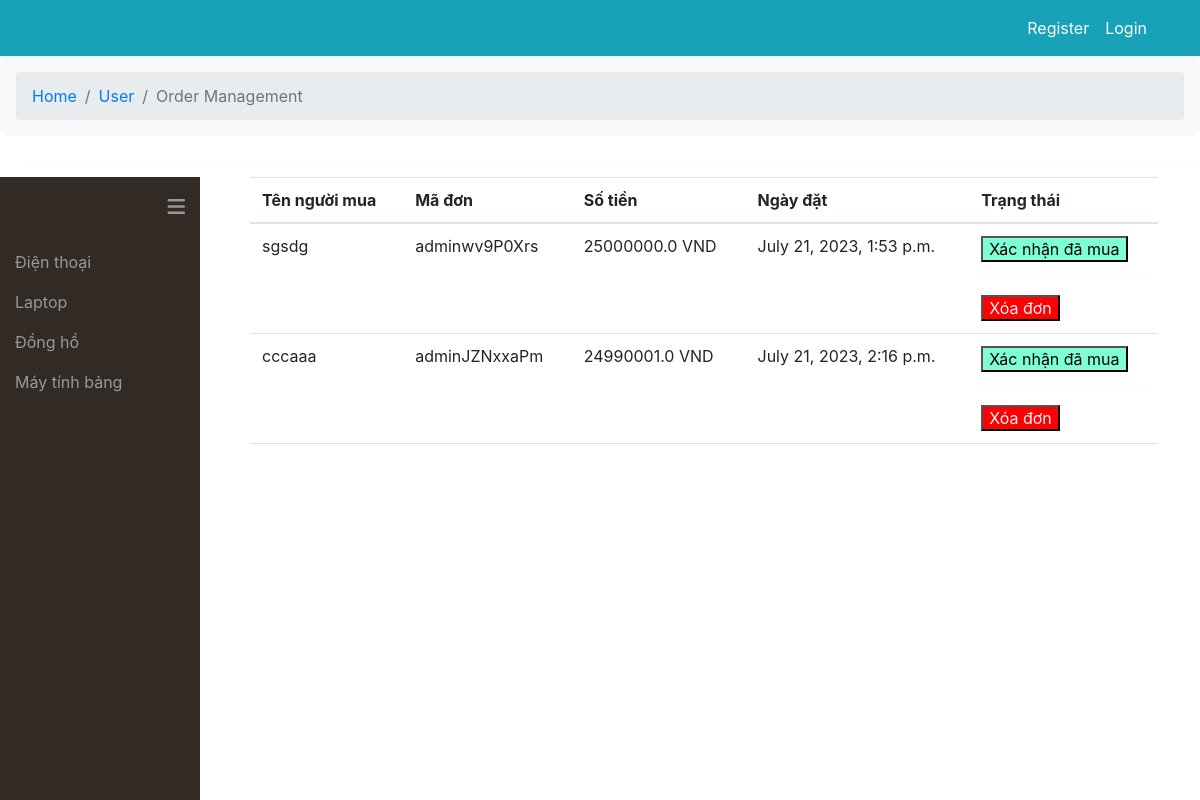
The page /manager/ordermanagement/ on the database as committed earlier.
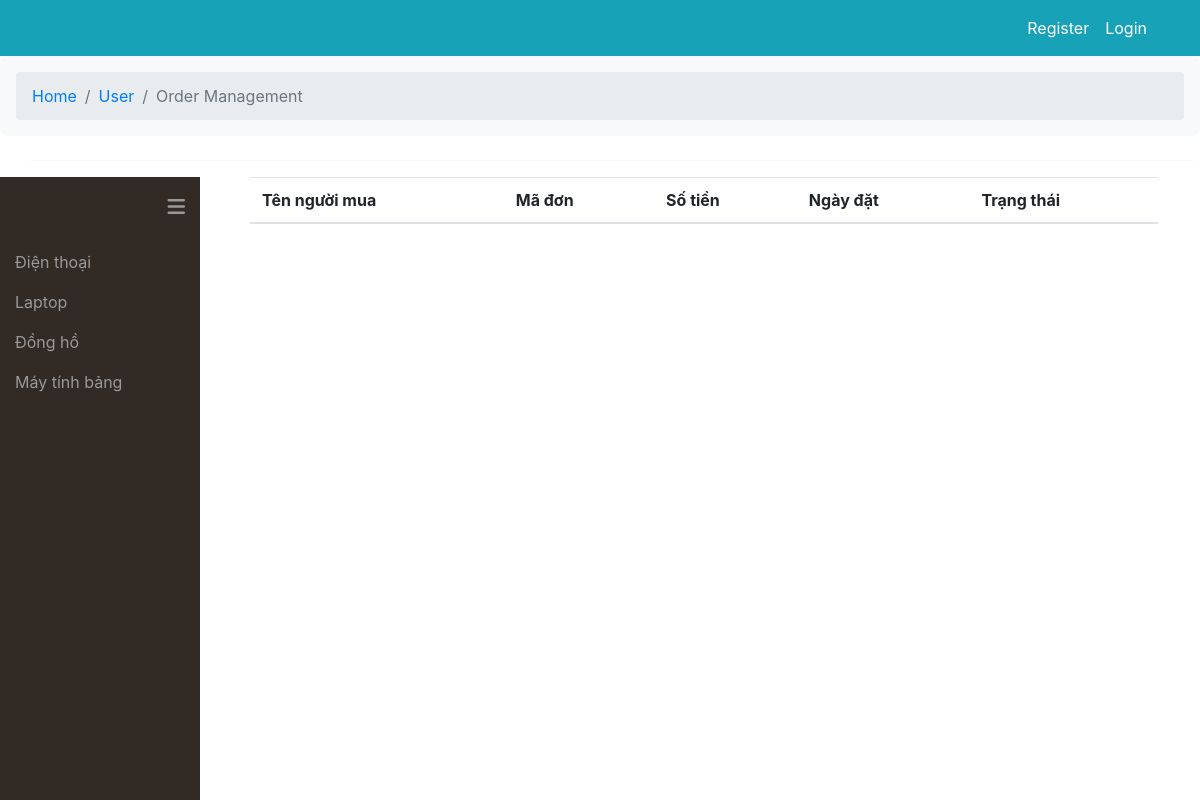
The same page on the database as committed later.
### cart/models.py (models this page shows, shortened)
class Cart(models.Model):
    user = models.ForeignKey(User, blank=True, on_delete=models.CASCADE)
    date_order =models.DateTimeField(auto_now_add=True)
    complete = models.BooleanField(default=False)
    transaction = models.CharField(max_length=100, null=True)
    paid = models.BooleanField(default=False)
    voucher = models.ForeignKey(voucher , on_delete=models.SET_NULL , null=True, blank=True)
    is_discounted = models.BooleanField(default=False)
    def total(self):
        total = 0.0
        cart_items_phone = self.cart_item_phone_set.all()
        cart_items_tablet = self.cart_item_tablet_set.all()
        cart_items_laptop = self.cart_item_laptop_set.all()
        cart_items_watch = self.cart_item_watch_set.all()
        for item in cart_items_phone:
            total += int(item.get_product_price())
        for item in cart_items_tablet:
            total += int(item.get_product_price())
        for item in cart_items_laptop:
            total += int(item.get_product_price())
        for item in cart_items_watch:
            total += int(item.get_product_price())
        if self.is_discounted == True:
            return total - self.voucher.discount
        return total
    def getinfo(self):
        return self.cart_info_set.first()

class cart_info(models.Model):
    cart = models.ForeignKey(Cart, on_delete=models.CASCADE, null=True)
    Name = models.CharField(max_length=100, null=True)
    Phone_num = models.CharField(max_length=100, null = True )
    def __str__(self) -> str:
        return str(self.Name)

class cart_item_laptop(models.Model):
    cart = models.ForeignKey(Cart, on_delete=models.CASCADE, null=True)
    product = models.ForeignKey(Laptop, on_delete=models.CASCADE)
    quantity = models.IntegerField(default=0)
    time_created = models.DateTimeField(auto_now_add=True)
    def get_product_price(self):
        price = [self.product.product_id.price]
        sumprice = sum(price)
        huh = str(int(sumprice) * int(self.quantity))
        return huh

### home/models.py (models this page shows, shortened)
class Laptop (models.Model):
    id = models.AutoField(primary_key=True)
    product_id = models.ForeignKey(Product, on_delete=models.CASCADE)
    image0 = models.ImageField(upload_to='products/',null= True, blank=True)
    image1 = models.ImageField(upload_to='products/',null= True, blank=True)
    image2 = models.ImageField(upload_to='products/',null= True, blank=True)
    brand = models.ForeignKey(LaptopBrand, on_delete=models.CASCADE,null= True, blank=True)
    color = models.ForeignKey(LaptopColor, on_delete=models.CASCADE,null= True, blank=True)
    CPU = models.ForeignKey(LaptopCPU, on_delete=models.CASCADE,null= True, blank=True)
    ram = models.ForeignKey(LaptopRam, on_delete=models.CASCADE,null= True, blank=True)
    storage = models.ForeignKey(LaptopStorage, on_delete=models.CASCADE,null= True, blank=True)
    screen = models.ForeignKey(LaptopScreen, on_delete=models.CASCADE,null= True, blank=True)
    VGA = models.ForeignKey(LaptopVGA, on_delete=models.CASCADE,null= True, blank=True)
    USB = models.ForeignKey(LaptopUSB, on_delete=models.CASCADE,null= True, blank=True)
    Special = models.ForeignKey(LaptopSpecial, on_delete=models.CASCADE, null= True)
    OS = models.ForeignKey(LaptopOS, on_delete=models.CASCADE,null= True, blank=True)
    design = models.ForeignKey(LaptopDesign, on_delete=models.CASCADE,null= True, blank=True)
    size = models.ForeignKey(LaptopSize, on_delete=models.CASCADE,null= True, blank=True)
    Info = models.TextField()

class Product (models.Model):
    id = models.AutoField(primary_key=True)
    product_type = models.ForeignKey(ProductType, on_delete=models.CASCADE)
    image = models.ImageField(upload_to='products/', null=True, blank=True)
    Name = models.CharField(max_length=100, null=True, blank=True)
    price = models.IntegerField(null=True)
    stock = models.IntegerField(null=True)
    discount_product = models.IntegerField(null=True)

class voucher(models.Model):
    id = models.AutoField(primary_key=True)
    code = models.CharField(max_length=100)
    discount = models.IntegerField()
    amount = models.IntegerField(default=1)

### manager/views.py (the view)
# urls.py: path('ordermanagement/', include('ordermanagement.urls')),
def ordermanagement(request):
    cart = Cart.objects.filter(complete = True, paid = False)
    context = {
        'orders':cart,
    }
    return render(request, 'manager/ordermanagement.html',context)

### templates/manager/ordermanagement.html (shortened to what this page needs)
{% load static %}
{% include 'base/navbar-manager.html' %}
	<link href="{% static 'css/bootstrap.css' %}" rel="stylesheet" type="text/css"/>
	<link rel = "stylesheet" href = "{% static 'css/custom.css' %}">
	<link href="{% static 'font/css/all.min.css' %}" rel="stylesheet" type="text/css">
    <link rel="stylesheet" href="https://cdn.jsdelivr.net/npm/bootstrap@4.6.2/dist/css/bootstrap.min.css">
<div class="row">
  <div class="col">
    <nav aria-label="breadcrumb" class="bg-light rounded-3 p-3 mb-4">
    <ol class="breadcrumb mb-0">
      <li class="breadcrumb-item"><a href="#">Home</a></li>
      <li class="breadcrumb-item"><a href="#">User</a></li>
      <li class="breadcrumb-item active" aria-current="page">Order Management</li>
    </ol>
    </nav>
  </div>
</div>
<head><link href="//netdna.bootstrapcdn.com/font-awesome/3.2.1/css/font-awesome.css" rel="stylesheet"></head>
<div class="container">
	<div class="row">
		<hr/>
		 <div id="wrapper">
        <div id="sidebar-wrapper">
            <ul class="sidebar-nav" style="margin-left:0;">
                <li class="sidebar-brand">
                        <a href="#menu-toggle"  id="menu-toggle" style="margin-top:20px;float:right;" > <i class="fa fa-bars " style="font-size:20px !Important;" aria-hidden="true" aria-hidden="true"></i>
                </li>
                <li>
                    <a href="#"> <span style="margin-left:10px;">Điện thoại</span>  </a>
                </li>
                <li>
                    <a href="#">  <span style="margin-left:10px;">Laptop</span> </a>
                </li>
                <li>
                    <a href="#">  <span style="margin-left:10px;">Đồng hồ</span> </a>
                </li>
                <li>
                    <a href="#">  <span style="margin-left:10px;"> Máy tính bảng</span> </a>
                </li>
            </ul>
        </div>
        <table class="table table-hover">
            <thead>
                <tr>
                    <th>Tên người mua</th>
                    <th>Mã đơn</th>
                    <th>Số tiền</th>
                    <th>Ngày đặt</th>
                    <th>Trạng thái</th>
                </tr>
            </thead>
            <tbody>
                {%for o in orders%}
                <tr>
                    <td>{{o.getinfo}}</td>
                    <td>{{o.transaction}}</td>
                    <td>{{o.total}} VND</td>
                    <td>{{o.date_order}}</td>
                    <td>
                        <a href= "confirm/{{o.id}}/"><button style="background-color: aquamarine;">Xác nhận đã mua</button></a>
                        <hr>
                        <a href= "cancel/{{o.id}}/"><button style="background-color: red; color: aliceblue;">Xóa đơn</button></a>
                    </td>
                </tr>
                {%endfor%}
            </tbody>
        </table>
	</div>
</div>

Rows that differ between the two databases and show on the page:
no longer on this page (row edited): Cart: getinfo "sgsdg", transaction "adminwv9P0Xrs", total "25000000.0", date_order "July 21, 2023, 1:53 p.m."
removed Cart: getinfo "cccaaa", transaction "adminJZNxxaPm", total "24990001.0", date_order "July 21, 2023, 2:16 p.m."
